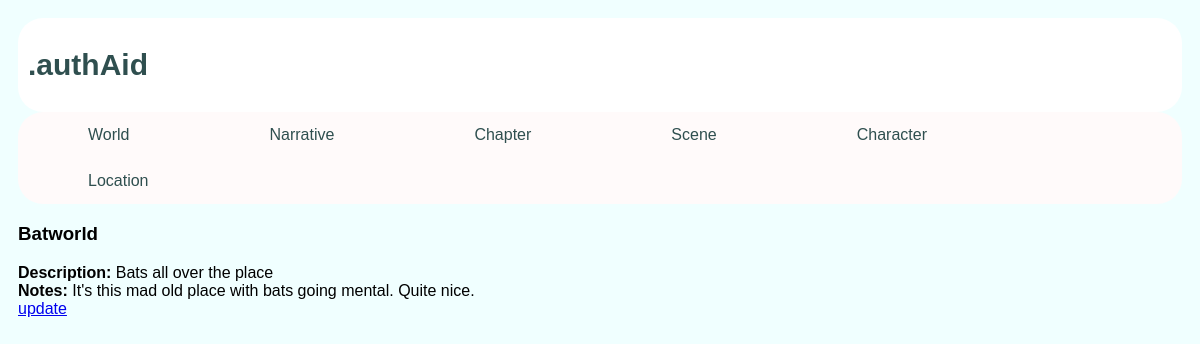
The app's page /author/world/1/ with its own data.
### author/models.py (models this page shows, shortened)
class World(models.Model):
    name = models.CharField(max_length=name_length, default='',blank=True)
    description = models.CharField(max_length=description_length, default='',blank=True)
    notes = notes_all

class Location(models.Model):
    name = models.CharField(max_length=name_length, default='',blank=True)
    description = models.CharField(max_length=description_length, default='',blank=True)
    notes = notes_all
    world = models.ForeignKey(World, on_delete=models.CASCADE, null=True,blank=True)
    scenes = models.ManyToManyField(Scene,blank=True)
    chapters = models.ManyToManyField(Chapter,blank=True)

### author/views.py (the view)
# urls.py: path('world/<int:pk>/',views.WorldDetailView.as_view(),name='world_detail'),
class WorldDetailView(DetailView):
    model = World
    template_name = 'author/world_detail.html'

### author/templates/author/world_detail.html (shortened to what this page needs)
<!DOCTYPE html>
<html lang="en">
<head>
</head>
<body>
{% extends "author/base.html" %}
{%block content%}
    <h3>{{world.name}}</h3>
                <b>Description:</b> {{world.description}}<br>
                <b>Notes:</b> {{world.notes}}</br>
                <a href="{% url 'author:world_update' pk=world.pk %}">update</a>
{%endblock%}

### author/static/author/style.css (style rules this page uses)
* { box-sizing: border-box; border-radius: 25px }
body { font-family: arial; padding:10px; background: Azure; }

### records on screen
World: name "Batworld", description "Bats all over the place"
Location: notes "It's this mad old place with bats going mental. Quite nice."
